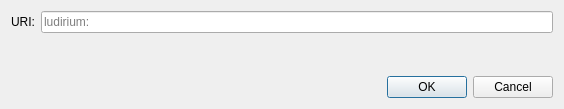
<?xml version="1.0" encoding="UTF-8"?>
<ui version="4.0">
 <class>OpenURIDialog</class>
 <widget class="QDialog" name="OpenURIDialog">
  <property name="geometry">
   <rect>
    <x>0</x>
    <y>0</y>
    <width>564</width>
    <height>109</height>
   </rect>
  </property>
  <property name="windowTitle">
   <string>Open ludirium URI</string>
  </property>
  <layout class="QVBoxLayout" name="verticalLayout">
   <item>
    <layout class="QHBoxLayout" name="horizontalLayout">
     <item>
      <widget class="QLabel" name="label">
       <property name="text">
        <string>URI:</string>
       </property>
      </widget>
     </item>
     <item>
      <widget class="QValidatedLineEdit" name="uriEdit">
       <property name="placeholderText">
        <string notr="true">ludirium:</string>
       </property>
      </widget>
     </item>
    </layout>
   </item>
   <item>
    <spacer name="verticalSpacer">
     <property name="orientation">
      <enum>Qt::Vertical</enum>
     </property>
     <property name="sizeHint" stdset="0">
      <size>
       <width>20</width>
       <height>40</height>
      </size>
     </property>
    </spacer>
   </item>
   <item>
    <widget class="QDialogButtonBox" name="buttonBox">
     <property name="orientation">
      <enum>Qt::Horizontal</enum>
     </property>
     <property name="standardButtons">
      <set>QDialogButtonBox::Cancel|QDialogButtonBox::Ok</set>
     </property>
    </widget>
   </item>
  </layout>
 </widget>
 <customwidgets>
  <customwidget>
   <class>QValidatedLineEdit</class>
   <extends>QLineEdit</extends>
   <header>qt/qvalidatedlineedit.h</header>
  </customwidget>
 </customwidgets>
 <resources/>
 <connections>
  <connection>
   <sender>buttonBox</sender>
   <signal>accepted()</signal>
   <receiver>OpenURIDialog</receiver>
   <slot>accept()</slot>
   <hints>
    <hint type="sourcelabel">
     <x>248</x>
     <y>254</y>
    </hint>
    <hint type="destinationlabel">
     <x>157</x>
     <y>274</y>
    </hint>
   </hints>
  </connection>
  <connection>
   <sender>buttonBox</sender>
   <signal>rejected()</signal>
   <receiver>OpenURIDialog</receiver>
   <slot>reject()</slot>
   <hints>
    <hint type="sourcelabel">
     <x>316</x>
     <y>260</y>
    </hint>
    <hint type="destinationlabel">
     <x>286</x>
     <y>274</y>
    </hint>
   </hints>
  </connection>
 </connections>
</ui>
